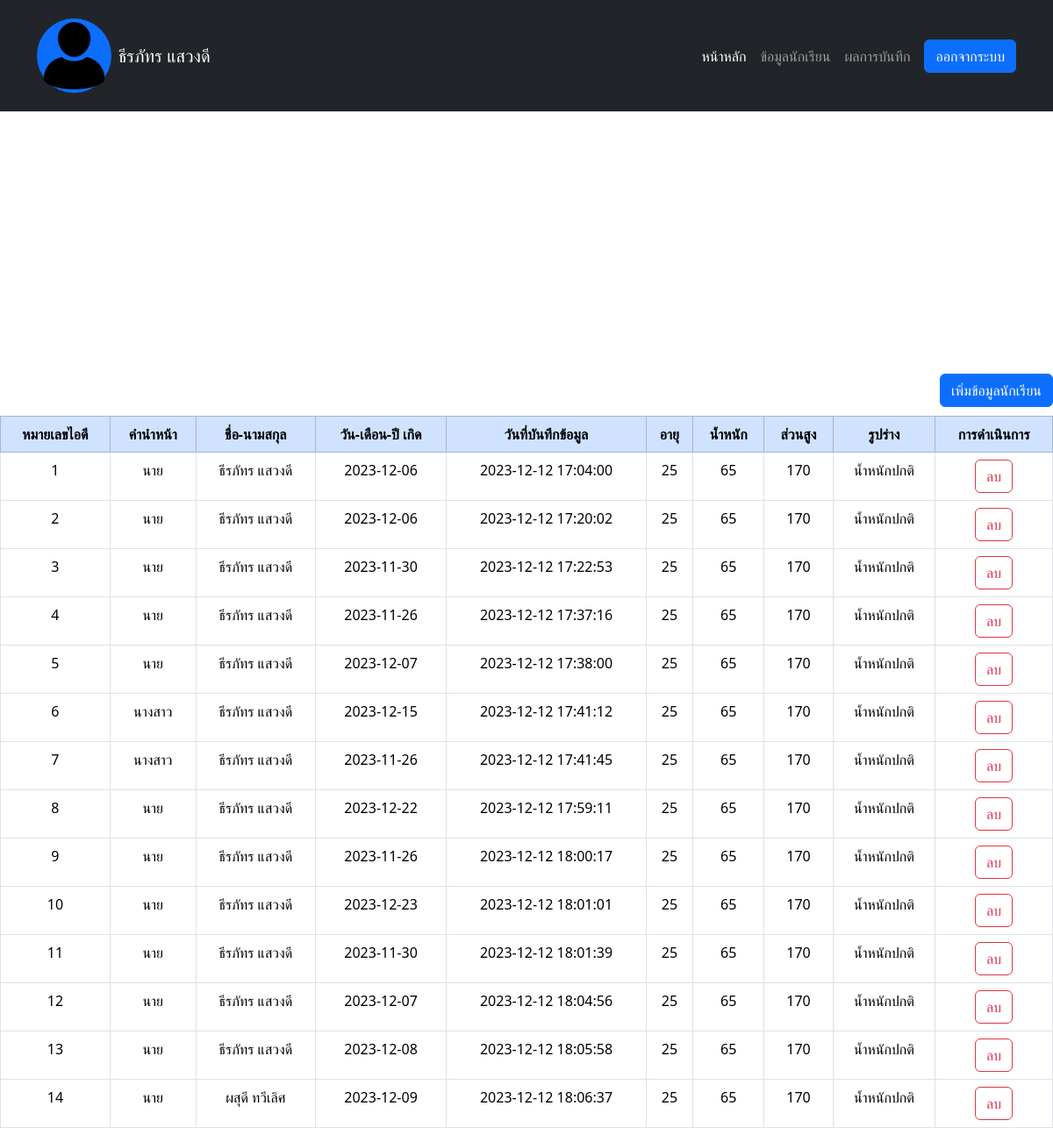
The app's page /stdinfo.php (signed in) with its own data.
### tables this page shows
CREATE TABLE `teacher` (
  `tech_id` int(10) NOT NULL,
  `username` varchar(20) NOT NULL,
  `password` varchar(20) NOT NULL,
  `fname` varchar(20) NOT NULL,
  `lname` varchar(20) NOT NULL
);

CREATE TABLE `student` (
  `id` int(11) NOT NULL,
  `prename` varchar(10) NOT NULL,
  `name` varchar(50) NOT NULL,
  `bdo` date NOT NULL,
  `time_stamp` timestamp NOT NULL DEFAULT current_timestamp() ON UPDATE current_timestamp(),
  `age` int(11) NOT NULL,
  `weight` int(11) NOT NULL,
  `height` int(11) NOT NULL,
  `body` varchar(20) NOT NULL
);

### stdinfo.php (the view, shortened to what this page needs)
<!DOCTYPE html>
<html data-bs-theme="light" lang="en">
  <head>
    <link rel="stylesheet" href="assets/bootstrap/css/bootstrap.min.css" />
    <link rel="stylesheet" href="assets/css/Login-Form-Basic-icons.css" />
    <link rel="stylesheet" href="assets/css/Navbar-Centered-Brand-Dark-icons.css" />
    <link rel="stylesheet" href="assets/css/styles.css" />
    <link href="https://cdn.jsdelivr.net/npm/sweetalert2@11.10.0/dist/sweetalert2.min.css" rel="stylesheet">
  </head>
  <body>
  <?php
    include("connect.php");
    include("checksession.php");
    $id = $_SESSION['tech_id'];
      if(isset($_GET['exit']) == 1){
        session_destroy();
        header('Refresh: 0; url = index.php');
      }else{
        $sql = "SELECT fname, lname FROM teacher WHERE tech_id = '$id'";
        $result = mysqli_query($conn, $sql);
        if (mysqli_num_rows($result) > 0) {
            $row = mysqli_fetch_assoc($result);
        }
      }
  ?>
    <nav class="navbar navbar-expand-md bg-dark py-3" data-bs-theme="dark">
        <div class="container">
          <a class="navbar-brand d-flex align-items-center" href="#"
            ><span
              class="bs-icon-sm bs-icon-rounded bs-icon-primary d-flex justify-content-center align-items-center me-2 bs-icon"
              style="height: 85px; width: 85px"
              ><img
                style="
                  height: 100%;
                  width: 100%;
                  max-height: none;
                  max-width: none;
                  border-radius: auto;
                "
                src="assets/img/person.png"
                /></span
            ><span><?php echo $row["fname"]. $row["lname"] ;?></span></a
          >
          <div class="collapse navbar-collapse" id="navcol-5">
            <ul class="navbar-nav ms-auto">
              <li class="nav-item">
                <a class="nav-link active" href="homepage.php">หน้าหลัก</a>
              </li>
              <li class="nav-item">
                <a class="nav-link" href="stdinfo.php">ข้อมูลนักเรียน</a>
              </li>
              <li class="nav-item"><a class="nav-link" href="result.php">ผลการบันทึก</a></li>
            </ul>
            <a class="btn btn-primary ms-md-2" role="button" href="homepage.php?exit=1"
              >ออกจากระบบ</a
            >
          </div>
        </div>
      </nav>
    <div style="margin-top: 299px">
        <div style="text-align-last: end; margin-bottom: 10px;">
        <button type="button" class="btn btn-primary" data-bs-toggle="modal" data-bs-target="#addinfostd" >เพิ่มข้อมูลนักเรียน</button>
        </div>
        <div class="table-responsive-sm">
          <table class="table table-hover table-bordered text-justify" style="height: 100px;">
            <thead class="table-primary">
              <tr>
                <th scope="col" class="align-middle">หมายเลขไอดี</th>
                <th scope="col" class="align-middle">คำนำหน้า</th>
                <th scope="col" class="align-middle">ชื่อ-นามสกุล</th>
                <th scope="col" class="align-middle">วัน-เดือน-ปี เกิด</th>
                <th scope="col" class="align-middle">วันที่บันทึกข้อมูล</th>
                <th scope="col" class="align-middle">อายุ</th>
                <th scope="col" class="align-middle">น้ำหนัก</th>
                <th scope="col" class="align-middle">ส่วนสูง</th>
                <th scope="col" class="align-middle">รูปร่าง</th>
                <th scope="col"  class="align-middle">การดำเนินการ</th>
              </tr>
            </thead>
            <?php
            $sql = "SELECT * FROM student";
            $result = $conn->query($sql);
            if ($result->num_rows > 0) {
              while($row = $result->fetch_assoc()) {
            ?>
            <tbody>
              <tr>
                <td><?php echo $row["id"] ?></td>
                <td><?php echo $row["prename"] ?></td>
                <td><?php echo $row["name"] ?></td>
                <td><?php echo $row["bdo"] ?></td>
                <td><?php echo $row["time_stamp"] ?></td>
                <td><?php echo $row["age"] ?></td>
                <td><?php echo $row["weight"] ?></td>
                <td><?php echo $row["height"] ?></td>
                <td><?php echo $row["body"] ?></td>
                <td><a href="stdinfo.php?remove=<?php echo $row["id"] ?>" type="button" class="btn btn-outline-danger" name="remove">ลบ</a></td>
              </tr>
            <?php } } ?>
            </tbody>
          </table>
        </div>
    </div>
  </body>
</html>

### checksession.php (shortened to what this page needs)
<!DOCTYPE html>
<html lang="en">
<head>
    <link href="https://cdn.jsdelivr.net/npm/sweetalert2@11.10.0/dist/sweetalert2.min.css" rel="stylesheet">
</head>
<body>
</body>
</html>

### assets/css/styles.css (style rules this page uses)
.container, .container-fluid, .container-lg, .container-md, .container-sm, .container-xl, .container-xxl { --bs-gutter-x: 1.5rem; --bs-gutter-y: 0; width: 100%; padding-right: calc(var(--bs-gutter-x) * .5); padding-left: calc(var(--bs-gutter-x) * .5); margin-right: auto; margin-left: auto; }
img { height: 100%; width: 100%; }

### stdinfo.php (style rules this page uses)
th,td { text-align:center; }
img { width: 25px; height: 25px; }

### records on screen
teacher: fname "ธีรภัทร", lname "แสวงดี"
student: id "1", prename "นาย", name "ธีรภัทร แสวงดี", bdo "2023-12-06", time_stamp "2023-12-12 17:04:00", age "25", weight "65", height "170", body "น้ำหนักปกติ"
student: id "2", prename "นาย", name "ธีรภัทร แสวงดี", bdo "2023-12-06", time_stamp "2023-12-12 17:20:02", age "25", weight "65", height "170", body "น้ำหนักปกติ"
student: id "3", prename "นาย", name "ธีรภัทร แสวงดี", bdo "2023-11-30", time_stamp "2023-12-12 17:22:53", age "25", weight "65", height "170", body "น้ำหนักปกติ"
student: id "4", prename "นาย", name "ธีรภัทร แสวงดี", bdo "2023-11-26", time_stamp "2023-12-12 17:37:16", age "25", weight "65", height "170", body "น้ำหนักปกติ"
student: id "5", prename "นาย", name "ธีรภัทร แสวงดี", bdo "2023-12-07", time_stamp "2023-12-12 17:38:00", age "25", weight "65", height "170", body "น้ำหนักปกติ"
student: id "6", prename "นางสาว", name "ธีรภัทร แสวงดี", bdo "2023-12-15", time_stamp "2023-12-12 17:41:12", age "25", weight "65", height "170", body "น้ำหนักปกติ"
student: id "7", prename "นางสาว", name "ธีรภัทร แสวงดี", bdo "2023-11-26", time_stamp "2023-12-12 17:41:45", age "25", weight "65", height "170", body "น้ำหนักปกติ"
student: id "8", prename "นาย", name "ธีรภัทร แสวงดี", bdo "2023-12-22", time_stamp "2023-12-12 17:59:11", age "25", weight "65", height "170", body "น้ำหนักปกติ"
student: id "9", prename "นาย", name "ธีรภัทร แสวงดี", bdo "2023-11-26", time_stamp "2023-12-12 18:00:17", age "25", weight "65", height "170", body "น้ำหนักปกติ"
student: id "10", prename "นาย", name "ธีรภัทร แสวงดี", bdo "2023-12-23", time_stamp "2023-12-12 18:01:01", age "25", weight "65", height "170", body "น้ำหนักปกติ"
student: id "11", prename "นาย", name "ธีรภัทร แสวงดี", bdo "2023-11-30", time_stamp "2023-12-12 18:01:39", age "25", weight "65", height "170", body "น้ำหนักปกติ"
student: id "12", prename "นาย", name "ธีรภัทร แสวงดี", bdo "2023-12-07", time_stamp "2023-12-12 18:04:56", age "25", weight "65", height "170", body "น้ำหนักปกติ"
student: id "13", prename "นาย", name "ธีรภัทร แสวงดี", bdo "2023-12-08", time_stamp "2023-12-12 18:05:58", age "25", weight "65", height "170", body "น้ำหนักปกติ"
student: id "14", prename "นาย", name "ผสุดี ทวีเลิศ", bdo "2023-12-09", time_stamp "2023-12-12 18:06:37", age "25", weight "65", height "170", body "น้ำหนักปกติ"
